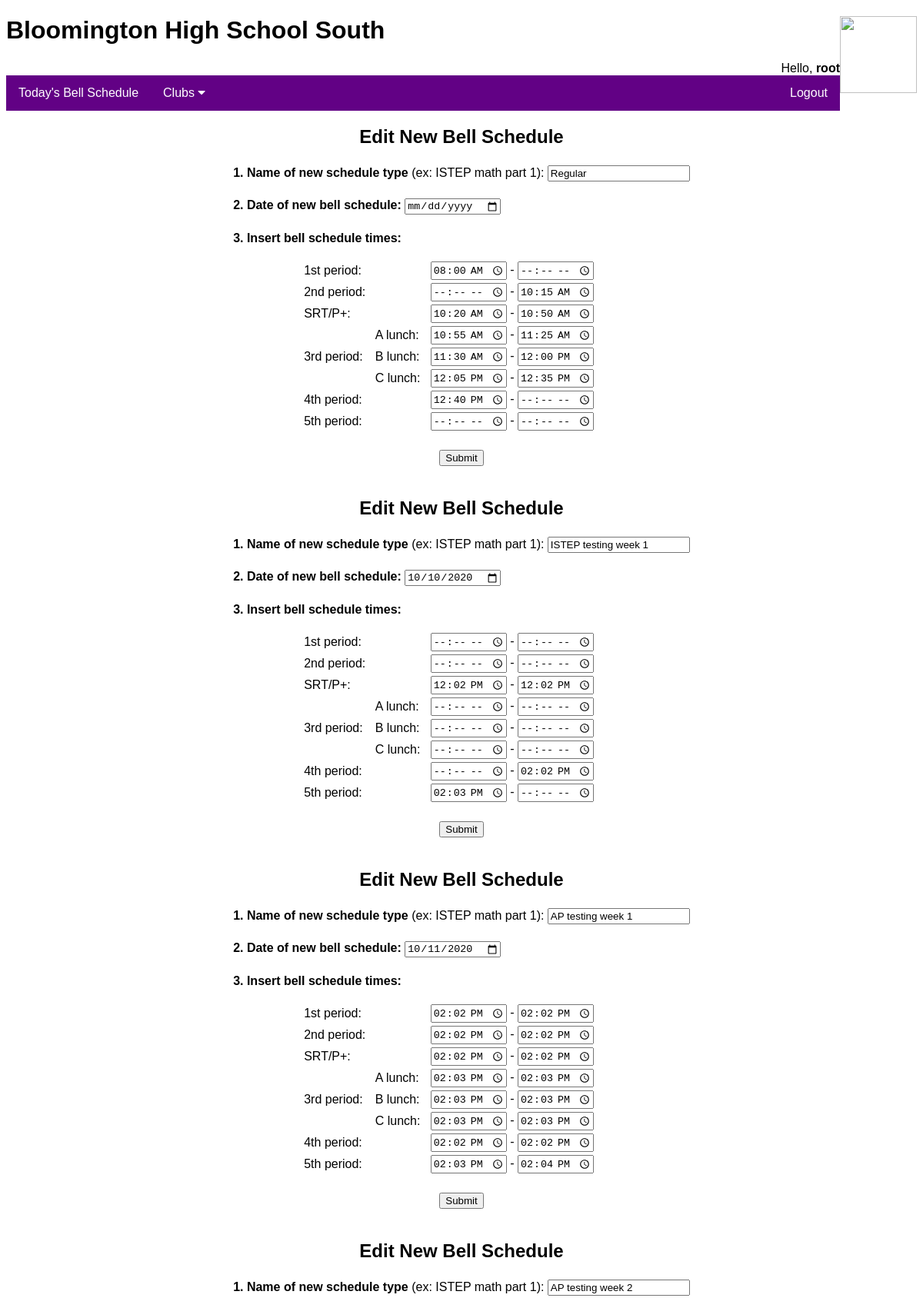
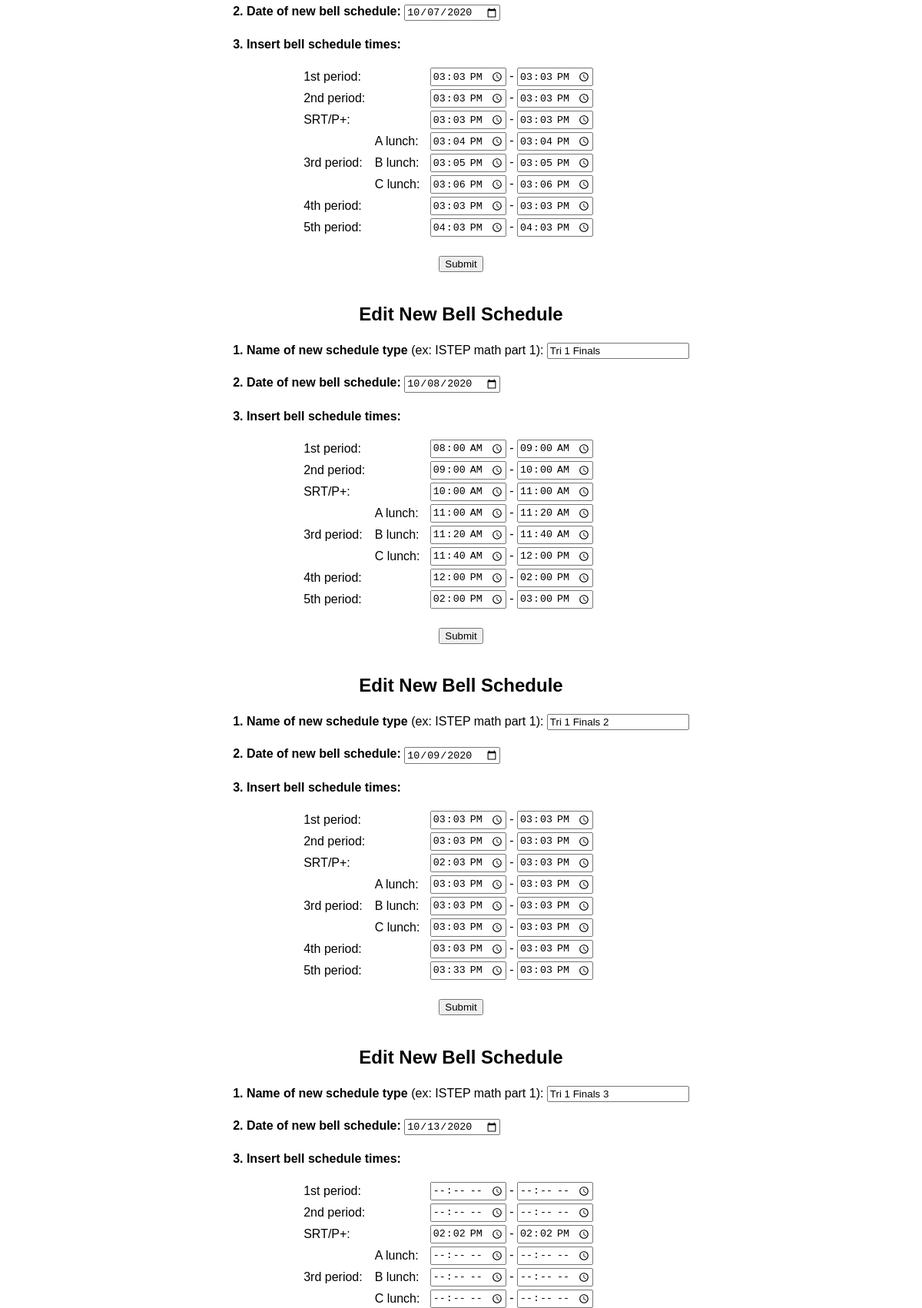
The app's page /editnewschedule.php (signed in, upper part) with its own data (2 pictures, top to bottom).
### tables this page shows
CREATE TABLE `schedulechange` (
  `id` int(6) NOT NULL AUTO_INCREMENT,
  `schedule_type` varchar(30) NOT NULL,
  `newscheduledate` varchar(30) NOT NULL,
  `1periodstart` varchar(30) NOT NULL,
  `1periodstop` varchar(30) NOT NULL,
  `2periodstart` varchar(30) NOT NULL,
  `2periodstop` varchar(30) NOT NULL,
  `srtperiodstart` varchar(30) NOT NULL,
  `srtperiodstop` varchar(30) NOT NULL,
  `3periodstart` varchar(30) DEFAULT NULL,
  `3periodstop` varchar(30) DEFAULT NULL,
  `Alunchperiodstart` varchar(30) NOT NULL,
  `Alunchperiodstop` varchar(30) NOT NULL,
  `Blunchperiodstart` varchar(30) NOT NULL,
  `Blunchperiodstop` varchar(30) NOT NULL,
  `Clunchperiodstart` varchar(30) NOT NULL,
  `Clunchperiodstop` varchar(30) NOT NULL,
  `4periodstart` varchar(30) NOT NULL,
  `4periodstop` varchar(30) NOT NULL,
  `5periodstart` varchar(30) NOT NULL,
  `5periodstop` varchar(30) NOT NULL,
  PRIMARY KEY (`id`)
);

### editnewschedule.php (the view, shortened to what this page needs)
<?php
include("includes/header.inc");
?>
<?php
$query = "SELECT * FROM schedulechange";
$result = mysqli_query($dbconnector, $query);
if (mysqli_num_rows($result) > 0) {
  while ($row = mysqli_fetch_assoc($result)) {
    echo "
    <h2 align=center>Edit New Bell Schedule</h2>
<form action = \"handlersubmitnewschedule.php\" method=\"POST\">
<table align=center>
<tr><td><b>1. Name of new schedule type</b> (ex: ISTEP math part 1):
<input type = \"text\" name = \"schedule_type\" value=\"{$row['schedule_type']}\" /><br><br></td></tr>
<tr><td><b>2. Date of new bell schedule:</b>
<input type = \"date\" name = \"newscheduledate\" value=\"{$row['newscheduledate']}\" /><br><br></td></tr>
<tr><td><b>3. Insert bell schedule times:</b><br><br>
<table align=center width=70%>
<tr><td colspan=2>1st period:</td><td>
<input type = \"time\" name = \"1periodstart\" value=\"{$row['1periodstart']}\" /> - <input type = \"time\" name = \"1periodstop\" value=\"{$row['1periodstop']}\" /><br></td></tr>
<tr><td colspan=2>2nd period:</td><td>
<input type = \"time\" name = \"2periodstart\" value=\"{$row['2periodstart']}\" /> - <input type = \"time\" name = \"2periodstop\" value=\"{$row['2periodstop']}\" /><br></td></tr>
<tr><td colspan=2>SRT/P+:</td><td>
<input type = \"time\" name = \"srtperiodstart\" value=\"{$row['srtperiodstart']}\" /> - <input type = \"time\" name = \"srtperiodstop\" value=\"{$row['srtperiodstop']}\" /><br></td></tr>
<tr><td rowspan=3>3rd period:</td>
<td>A lunch:</td><td>
<input type = \"time\" name = \"Alunchperiodstart\" value=\"{$row['Alunchperiodstart']}\" /> - <input type = \"time\" name = \"Alunchperiodstop\" value=\"{$row['Alunchperiodstop']}\" /><br></td></tr>
<tr><td>B lunch:</td><td>
<input type = \"time\" name = \"Blunchperiodstart\" value=\"{$row['Blunchperiodstart']}\" /> - <input type = \"time\" name = \"Blunchperiodstop\" value=\"{$row['Blunchperiodstop']}\" /><br></td></tr>
<tr><td>C lunch:</td><td>
<input type = \"time\" name = \"Clunchperiodstart\" value=\"{$row['Clunchperiodstart']}\" /> - <input type = \"time\" name = \"Clunchperiodstop\" value=\"{$row['Clunchperiodstop']}\" /><br></td></tr>
<tr><td colspan=2>4th period:</td><td>
<input type = \"time\" name = \"4periodstart\" value=\"{$row['4periodstart']}\" /> - <input type = \"time\" name = \"4periodstop\" value=\"{$row['4periodstop']}\" /><br></td></tr>
<tr><td colspan=2>5th period:</td><td>
<input type = \"time\" name = \"5periodstart\" value=\"{$row['5periodstart']}\" /> - <input type = \"time\" name = \"5periodstop\" value=\"{$row['5periodstop']}\" /><br></td></tr>
</table>
</td>
</tr>
<input type = \"hidden\" name=\"id\" value = \"{$row['id']}\" />
<tr><td><br><div style=\"text-align:center\"><input type = \"submit\" value = \"Submit\"><br><br></div></td>
</table>
    </form>";
  }
}
?>
<?php
include("includes/footer.inc");
?>

### includes/common.inc (style rules this page uses)
h2 { font-family: Arial, Helvetica, sans-serif; }
body { font-family: Arial, Helvetica, sans-serif; }

### records on screen
schedulechange: schedule_type "Regular", 1periodstart "08:00", 2periodstop "10:15", srtperiodstart "10:20", srtperiodstop "10:50", Alunchperiodstart "10:55", Alunchperiodstop "11:25", Blunchperiodstart "11:30", Blunchperiodstop "12:00", Clunchperiodstart "12:05", Clunchperiodstop "12:35", 4periodstart "12:40"
schedulechange: schedule_type "ISTEP testing week 1", newscheduledate "10/10/2020", srtperiodstart "12:02", srtperiodstop "12:02", 4periodstop "14:02", 5periodstart "14:03"
schedulechange: schedule_type "AP testing week 1", newscheduledate "10/11/2020", 1periodstart "14:02", 1periodstop "14:02", 2periodstart "14:02", 2periodstop "14:02", srtperiodstart "14:02", srtperiodstop "14:02", Alunchperiodstart "14:03", Alunchperiodstop "14:03", Blunchperiodstart "14:03", Blunchperiodstop "14:03", Clunchperiodstart "14:03", Clunchperiodstop "14:03", 4periodstart "14:02", 4periodstop "14:02", 5periodstart "14:03", 5periodstop "14:04"
schedulechange: schedule_type "AP testing week 2", newscheduledate "10/07/2020", 1periodstart "15:03", 1periodstop "15:03", 2periodstart "15:03", 2periodstop "15:03", srtperiodstart "15:03", srtperiodstop "15:03", Alunchperiodstart "15:04", Alunchperiodstop "15:04", Blunchperiodstart "15:05", Blunchperiodstop "15:05", Clunchperiodstart "15:06", Clunchperiodstop "15:06", 4periodstart "15:03", 4periodstop "15:03", 5periodstart "16:03", 5periodstop "16:03"
schedulechange: schedule_type "Tri 1 Finals", newscheduledate "10/08/2020", 1periodstart "08:00", 1periodstop "09:00", 2periodstart "09:00", 2periodstop "10:00", srtperiodstart "10:00", srtperiodstop "11:00", Alunchperiodstart "11:00", Alunchperiodstop "11:20", Blunchperiodstart "11:20", Blunchperiodstop "11:40", Clunchperiodstart "11:40", Clunchperiodstop "12:00", 4periodstart "12:00", 4periodstop "14:00", 5periodstart "14:00", 5periodstop "15:00"
schedulechange: schedule_type "Tri 1 Finals 2", newscheduledate "10/09/2020", 1periodstart "15:03", 1periodstop "15:03", 2periodstart "15:03", 2periodstop "15:03", srtperiodstart "14:03", srtperiodstop "15:03", Alunchperiodstart "15:03", Alunchperiodstop "15:03", Blunchperiodstart "15:03", Blunchperiodstop "15:03", Clunchperiodstart "15:03", Clunchperiodstop "15:03", 4periodstart "15:03", 4periodstop "15:03", 5periodstart "15:33", 5periodstop "15:03"
schedulechange: schedule_type "Tri 1 Finals 3", newscheduledate "10/13/2020", srtperiodstart "14:02", srtperiodstop "14:02"

### other values on screen
$_SESSION['club-name'] "root"
